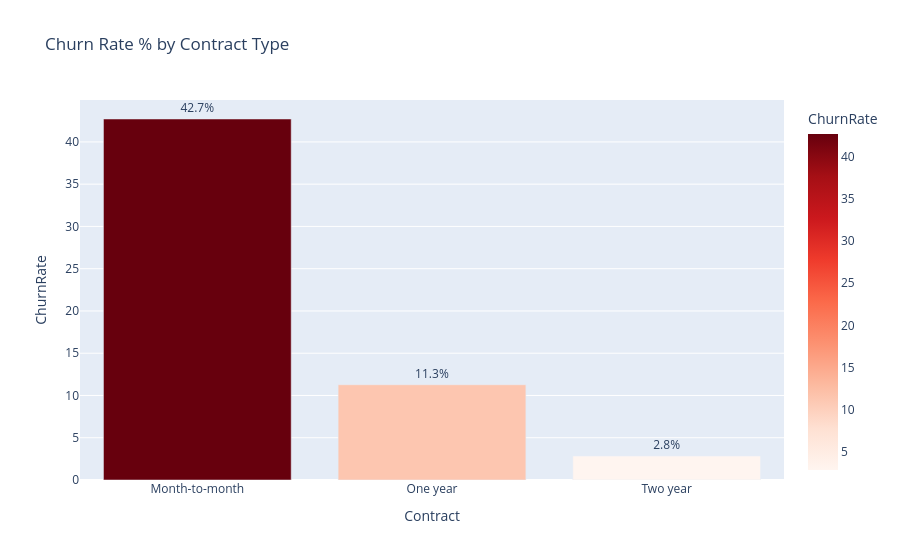

This figure's notebook cell:
### Markdown cell above
## Step 6: Churn by contract type

### Code cell
contract_tbl = (df.groupby("Contract")["ChurnFlag"]
                  .agg(Customers="count", Churned="sum", ChurnRate="mean"))
contract_tbl["ChurnRate"] = (contract_tbl["ChurnRate"] * 100).round(2)
display(contract_tbl)

fig = px.bar(contract_tbl.reset_index(), x="Contract", y="ChurnRate", text="ChurnRate",
             title="Churn Rate % by Contract Type", color="ChurnRate", color_continuous_scale="Reds")
fig.update_traces(texttemplate="%{text:.1f}%", textposition="outside")
fig.write_html(OUT_DIR / "02_churn_by_contract.html")
fig.show()

### Figure 1 — Plotly figure (JSON) as saved in the notebook; plotly's stock layout.template omitted (floating-point values rounded to 4 significant figures)
{"data": [{"hovertemplate": "Contract=%{x}<br>ChurnRate=%{marker.color}<extra></extra>", "legendgroup": "", "marker": {"color": [42.71, 11.27, 2.83], "coloraxis": "coloraxis", "pattern": {"shape": ""}}, "name": "", "orientation": "v", "showlegend": false, "text": [42.71, 11.27, 2.83], "textposition": "outside", "texttemplate": "%{text:.1f}%", "type": "bar", "x": ["Month-to-month", "One year", "Two year"], "xaxis": "x", "y": [42.71, 11.27, 2.83], "yaxis": "y"}], "layout": {"barmode": "relative", "coloraxis": {"autocolorscale": false, "colorbar": {"title": {"text": "ChurnRate"}}, "colorscale": [[0, "rgb(255,245,240)"], [0.125, "rgb(254,224,210)"], [0.25, "rgb(252,187,161)"], [0.375, "rgb(252,146,114)"], [0.5, "rgb(251,106,74)"], [0.625, "rgb(239,59,44)"], [0.75, "rgb(203,24,29)"], [0.875, "rgb(165,15,21)"], [1, "rgb(103,0,13)"]]}, "legend": {"tracegroupgap": 0}, "title": {"text": "Churn Rate % by Contract Type"}, "xaxis": {"anchor": "y", "domain": [0, 1], "title": {"text": "Contract"}}, "yaxis": {"anchor": "x", "domain": [0, 1], "title": {"text": "ChurnRate"}}}}
